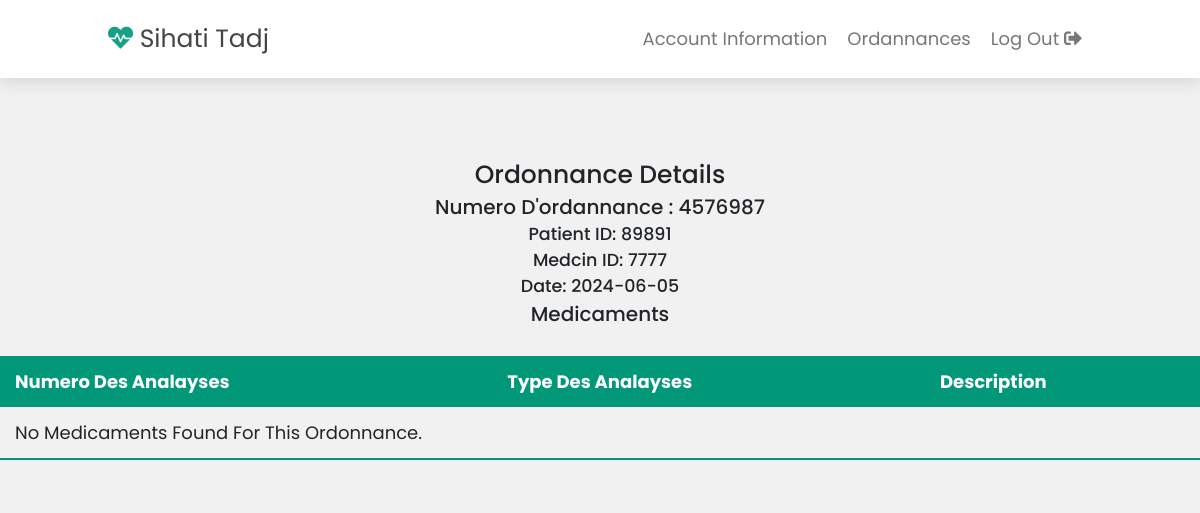
/anlPatient.php?id=4576987, run on the app's committed database.
### tables this page shows
CREATE TABLE `ordonnance` (
  `OrdonnanceID` int(222) NOT NULL,
  `PatientID` int(11) DEFAULT NULL,
  `MedcinID` int(11) DEFAULT NULL,
  `Date` date DEFAULT NULL,
  `Type` varchar(50) DEFAULT NULL
);

### anlPatient.php (the view, shortened to what this page needs)
<?php
include("connect.php");
if (isset($_GET['id'])) {
    $ordonnanceID = $_GET['id'];
    $ordonnanceID = filter_var($ordonnanceID, FILTER_SANITIZE_NUMBER_INT);
    $stmt = $bdd->prepare("SELECT * FROM Ordonnance WHERE OrdonnanceID = :ordonnanceID");
    $stmt->execute(['ordonnanceID' => $ordonnanceID]);
    $ordonnance = $stmt->fetch();
    if ($ordonnance) {
        $medicamentQuery = $bdd->prepare("
            SELECT * from analyses
            WHERE analyses.OrdonnanceID = :ordonnanceID
        ");
        $medicamentQuery->execute(['ordonnanceID' => $ordonnanceID]);
        $medicaments = $medicamentQuery->fetchAll();
    } else {
        echo "No ordonnance found with the specified ID.";
        exit;
    }
} else {
    echo "No ordonnance ID specified.";
    exit;
}
?>
<!doctype html>
<html>
<head>
    <link rel="stylesheet" href="css/Bootstrap.css">
    <link rel="stylesheet" href="css/font-awesome.min.css">
    <link rel="stylesheet" href="css/index.css">
    <link rel="stylesheet" href="css/logo.css">
    <link rel="stylesheet" href="css/portail.css">
    <link rel="stylesheet" href="css/medcin.css">
    <link rel="stylesheet" href="https://cdnjs.cloudflare.com/ajax/libs/font-awesome/5.15.4/css/all.min.css">
</head>
<body>
    <header class="header">
        <a href="#" class="logo"> <i class="fas fa-heartbeat"></i> Sihati Tadj</a>
        <nav class="navbar">
            <a href="#home">Account Information</a>
            <a href="#home">Ordannances</a>
            <a href="deconnexion.php"> log out <i class="fas fa-sign-out-alt"></i></a>
        </nav>
    </header>
    <div class="content">
        <h1>Ordonnance Details</h1>
        <h2>Numero d'ordannance : <?php echo htmlspecialchars($ordonnance['OrdonnanceID']); ?></h2>
        <h3>Patient ID: <?php echo htmlspecialchars($ordonnance['PatientID']); ?></h3>
        <h3>Medcin ID: <?php echo htmlspecialchars($ordonnance['MedcinID']); ?></h3>
        <h3>Date: <?php echo htmlspecialchars($ordonnance['Date']); ?></h3>
        <h2>Medicaments</h2>
        <table class="styled-table ordTable">
            <thead>
                <tr>
                    <th>Numero des Analayses</th>
                    <th>Type des analayses</th>
                    <th>Description</th>
                </tr>
            </thead>
            <tbody>
                <?php
                if (!empty($medicaments)) {
                    foreach ($medicaments as $medicament) {
                        echo "<tr>";
                        echo "<td>" . htmlspecialchars($medicament['OrdonnanceID']) . "</td>";
                        echo "<td>" . htmlspecialchars($medicament['typeAnalayses']) . "</td>";
                        echo "<td>" . htmlspecialchars($medicament['description']) . "</td>";
                        echo "</tr>";
                    }
                } else {
                    echo "<tr><td colspan='3'>No medicaments found for this ordonnance.</td></tr>";
                }
                ?>
            </tbody>
        </table>
    </div>
</body>
</html>

### css/index.css (style rules this page uses)
* { box-sizing: border-box; }
body { margin: 0; font-family: Arial, Helvetica, sans-serif; }

### css/portail.css (style rules this page uses)
:root { --green:#16a085; --black:#444; --light-color:#777; --box-shadow:.5rem .5rem 0 rgba(22, 160, 133, .2); --text-shadow:.4rem .4rem 0 rgba(0, 0, 0, .2); --border:.2rem solid var(--green); }
* { font-family: 'Poppins', sans-serif; margin:0; padding: 0; box-sizing: border-box; outline: none; border: none; text-transform: capitalize; transition: all .2s ease-out; text-decoration: none; }
html { font-size: 62.5%; overflow-x: hidden; scroll-padding-top: 7rem; scroll-behavior: smooth; }
.header { padding:2rem 9%; position: fixed; top:0; left: 0; right: 0; z-index: 1000; box-shadow: 0 .5rem 1.5rem rgba(0, 0, 0, .1); display: flex; align-items: center; justify-content: space-between; background: #fff; }
.header .logo { font-size: 2.5rem; color: var(--black); }
.header .logo i { color: var(--green); }
.header .navbar a { font-size: 1.8rem; color: var(--light-color); margin-left: 2rem; }

### css/medcin.css (style rules this page uses)
* { margin: 0; padding: 0px; }
body { margin: 0; font-family: Arial, sans-serif; background-color: rgb(241, 241, 241); width: 100%; height: auto; }
.content { height: auto; width: 100%; display: flex; position: relative; top:20vh; flex-direction: column; justify-content: center; align-items: center; flex-direction: column; background-color: #f1f1f1; }
table { border-collapse: collapse; width: 100%; margin: 25px 0; font-size: 18px; text-align: left; }
.styled-table thead tr { background-color: #009879; color: #ffffff; text-align: left; font-weight: bold; }
.styled-table th, .styled-table td { padding: 12px 15px; }
.styled-table tbody tr { border-bottom: 1px solid #dddddd; }
.styled-table tbody tr:last-of-type { border-bottom: 2px solid #009879; }
.navbar { display: flex; align-items: center; }

### data on the page
ordonnance: OrdonnanceID "4576987", PatientID "89891", MedcinID "7777", Date "2024-06-05"
